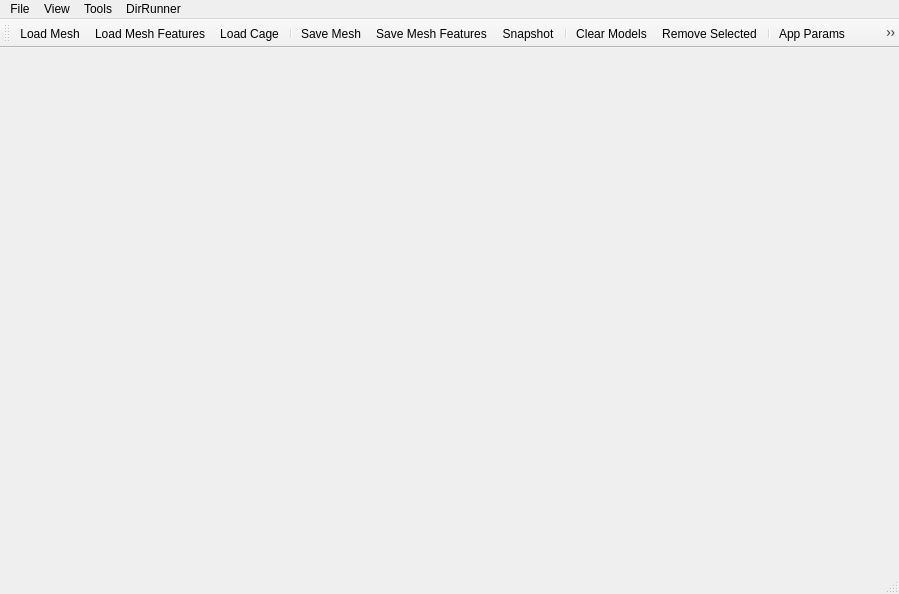
<?xml version="1.0" encoding="UTF-8"?>
<ui version="4.0">
 <class>MainWindowClass</class>
 <widget class="QMainWindow" name="MainWindowClass">
  <property name="geometry">
   <rect>
    <x>0</x>
    <y>0</y>
    <width>899</width>
    <height>594</height>
   </rect>
  </property>
  <property name="windowTitle">
   <string>Mesh Watermarking</string>
  </property>
  <property name="windowIcon">
   <iconset resource="resources.qrc">
    <normaloff>:/images/main.png</normaloff>:/images/main.png</iconset>
  </property>
  <widget class="QWidget" name="centralWidget">
   <layout class="QVBoxLayout">
    <property name="spacing">
     <number>1</number>
    </property>
    <property name="margin">
     <number>1</number>
    </property>
    <item>
     <layout class="QVBoxLayout">
      <property name="spacing">
       <number>1</number>
      </property>
      <property name="margin">
       <number>1</number>
      </property>
      <item>
       <widget class="SdfViewer" name="world" native="true"/>
      </item>
     </layout>
    </item>
   </layout>
  </widget>
  <widget class="QToolBar" name="mainToolBar">
   <property name="windowTitle">
    <string>Tool Box</string>
   </property>
   <attribute name="toolBarArea">
    <enum>TopToolBarArea</enum>
   </attribute>
   <attribute name="toolBarBreak">
    <bool>false</bool>
   </attribute>
   <addaction name="loadMeshAction"/>
   <addaction name="loadMeshFeaturesAction"/>
   <addaction name="loadCageAction"/>
   <addaction name="separator"/>
   <addaction name="saveMeshAction"/>
   <addaction name="saveMeshFeaturesAction"/>
   <addaction name="snapAction"/>
   <addaction name="separator"/>
   <addaction name="clearModelsAction"/>
   <addaction name="removeSelectedModelAction"/>
   <addaction name="separator"/>
   <addaction name="appParametersAction"/>
   <addaction name="renderingParametersAction"/>
   <addaction name="glLightsAction"/>
   <addaction name="separator"/>
   <addaction name="selectObjectAction"/>
   <addaction name="selectFacetAction"/>
   <addaction name="separator"/>
  </widget>
  <widget class="QStatusBar" name="statusBar"/>
  <widget class="QMenuBar" name="menuBar">
   <property name="geometry">
    <rect>
     <x>0</x>
     <y>0</y>
     <width>899</width>
     <height>22</height>
    </rect>
   </property>
   <widget class="QMenu" name="menuFile">
    <property name="title">
     <string>File</string>
    </property>
    <addaction name="loadMeshAction"/>
    <addaction name="loadMeshFeaturesAction"/>
    <addaction name="loadCageAction"/>
    <addaction name="separator"/>
    <addaction name="saveMeshAction"/>
    <addaction name="saveMeshFeaturesAction"/>
    <addaction name="snapAction"/>
    <addaction name="separator"/>
    <addaction name="fileExitAction"/>
   </widget>
   <widget class="QMenu" name="menuTools">
    <property name="title">
     <string>Tools</string>
    </property>
    <widget class="QMenu" name="menuCage_Deformation">
     <property name="title">
      <string>Cage Deformation</string>
     </property>
     <addaction name="generateCageMeshAction"/>
     <addaction name="separator"/>
     <addaction name="mvcAction"/>
     <addaction name="hcAction"/>
     <addaction name="gcAction"/>
    </widget>
    <widget class="QMenu" name="menuCalculate_Volume">
     <property name="title">
      <string>Calculate LSD</string>
     </property>
     <addaction name="calculateLSDVerticesAction"/>
     <addaction name="calculateLSDFacetsAction"/>
     <addaction name="separator"/>
     <addaction name="separator"/>
    </widget>
    <widget class="QMenu" name="menuDraw_Histogram">
     <property name="title">
      <string>Histogram</string>
     </property>
     <addaction name="vertexLSDValueAction"/>
     <addaction name="vertexNLSDValueAction"/>
     <addaction name="facetLSDValueAction"/>
     <addaction name="facetNLSDValueAction"/>
     <addaction name="separator"/>
     <addaction name="vertexLSDBinsAction"/>
     <addaction name="vertexNLSDBinsAction"/>
     <addaction name="facetLSDBinsAction"/>
     <addaction name="facetNLSDBinsAction"/>
     <addaction name="separator"/>
     <addaction name="vertexLSDProbabilityAction"/>
     <addaction name="vertexNLSDProbabilityAction"/>
     <addaction name="facetLSDProbabilityAction"/>
     <addaction name="facetNLSDProbabilityAction"/>
     <addaction name="separator"/>
    </widget>
    <widget class="QMenu" name="menuOthers">
     <property name="title">
      <string>Others</string>
     </property>
     <addaction name="reverseNormalsAction"/>
    </widget>
    <widget class="QMenu" name="menuMetric">
     <property name="title">
      <string>Metric</string>
     </property>
     <addaction name="signalToNoiseRatioAction"/>
     <addaction name="peakSignalToNoiseRatioAction"/>
     <addaction name="maximumRootMeanSquareAction"/>
     <addaction name="hausdorffDistanceAction"/>
    </widget>
    <widget class="QMenu" name="menuWatermark">
     <property name="title">
      <string>Watermark</string>
     </property>
     <addaction name="embedWatermarkLSDAction"/>
     <addaction name="detectWatermarkLSDAction"/>
    </widget>
    <widget class="QMenu" name="menuDeformation">
     <property name="title">
      <string>Deformation</string>
     </property>
     <addaction name="calculateDeformationDistanceAction"/>
    </widget>
    <widget class="QMenu" name="menuAttacks_3">
     <property name="title">
      <string>Attacks</string>
     </property>
     <widget class="QMenu" name="menuFile_Data_Attack">
      <property name="title">
       <string>File Data Attack</string>
      </property>
      <addaction name="reorderingAction"/>
     </widget>
     <widget class="QMenu" name="menuGeometry_Attacks_2">
      <property name="title">
       <string>Geometry Attacks</string>
      </property>
      <addaction name="noiseAction"/>
      <addaction name="quantizationAction"/>
      <addaction name="smoothingAction"/>
      <addaction name="similarityTransformAction"/>
      <addaction name="separator"/>
      <addaction name="translationAction"/>
      <addaction name="rotationAction"/>
      <addaction name="uniformScalingAction"/>
      <addaction name="nonUniformScalingAction"/>
     </widget>
     <widget class="QMenu" name="menuTopology_Attacks_2">
      <property name="title">
       <string>Topology Attacks</string>
      </property>
      <addaction name="simplificationLindstromturkAction"/>
      <addaction name="simplificationMidpointAction"/>
      <addaction name="separator"/>
      <addaction name="subdivisionCatmullClarkAction"/>
      <addaction name="subdivisionDoosabinAction"/>
      <addaction name="subdivisionLoopAction"/>
      <addaction name="subdivisionSqrt3Action"/>
      <addaction name="subdivisionMidpointAction"/>
     </widget>
     <addaction name="allAttacksAction"/>
     <addaction name="separator"/>
     <addaction name="menuFile_Data_Attack"/>
     <addaction name="menuGeometry_Attacks_2"/>
     <addaction name="menuTopology_Attacks_2"/>
    </widget>
    <addaction name="menuCalculate_Volume"/>
    <addaction name="separator"/>
    <addaction name="menuDraw_Histogram"/>
    <addaction name="separator"/>
    <addaction name="menuWatermark"/>
    <addaction name="separator"/>
    <addaction name="menuAttacks_3"/>
    <addaction name="separator"/>
    <addaction name="menuMetric"/>
    <addaction name="separator"/>
    <addaction name="menuDeformation"/>
    <addaction name="separator"/>
    <addaction name="menuCage_Deformation"/>
    <addaction name="separator"/>
    <addaction name="menuOthers"/>
   </widget>
   <widget class="QMenu" name="menuView">
    <property name="title">
     <string>View</string>
    </property>
   </widget>
   <widget class="QMenu" name="menuDirRunner">
    <property name="title">
     <string>DirRunner</string>
    </property>
    <widget class="QMenu" name="menuAttacks_2">
     <property name="title">
      <string>Attacks</string>
     </property>
     <widget class="QMenu" name="menuTopology_Attacks_3">
      <property name="title">
       <string>Topology Attacks</string>
      </property>
      <addaction name="dirRunnerSimplificationLindstromturkAction"/>
      <addaction name="dirRunnerSimplificationMidpointAction"/>
      <addaction name="dirRunnerSubdivisionCatmullClarkAction"/>
      <addaction name="dirRunnerSubdivisionDoosabinAction"/>
      <addaction name="dirRunnerSubdivisionLoopAction"/>
      <addaction name="dirRunnerSubdivisionSqrt3Action"/>
      <addaction name="dirRunnerSubdivisionMidpointAction"/>
     </widget>
     <widget class="QMenu" name="menuGeometry_Attacks_3">
      <property name="title">
       <string>Geometry Attacks</string>
      </property>
      <addaction name="dirRunnerNoiseAction"/>
      <addaction name="dirRunnerQuantizationAction"/>
      <addaction name="dirRunnerSmoothingAction"/>
      <addaction name="dirRunnerSimilarityTransformAction"/>
     </widget>
     <widget class="QMenu" name="menuFile_Data_Attack_2">
      <property name="title">
       <string>File Data Attack</string>
      </property>
      <addaction name="dirRunnerReorderingAction"/>
     </widget>
     <addaction name="dirRunnerAllAttacksAction"/>
     <addaction name="separator"/>
     <addaction name="menuFile_Data_Attack_2"/>
     <addaction name="menuGeometry_Attacks_3"/>
     <addaction name="menuTopology_Attacks_3"/>
    </widget>
    <widget class="QMenu" name="menuCalculate_SDF">
     <property name="title">
      <string>Calculate LSD</string>
     </property>
     <addaction name="dirRunnerCalculateLSDVerticesAction"/>
     <addaction name="dirRunnerCalculateLSDFacetsAction"/>
    </widget>
    <widget class="QMenu" name="menuWatermark_2">
     <property name="title">
      <string>Watermark</string>
     </property>
     <addaction name="dirRunnerDetectWatermarkLSDAction"/>
    </widget>
    <widget class="QMenu" name="menuDeformation_2">
     <property name="title">
      <string>Deformation</string>
     </property>
     <addaction name="dirRunnerCalculateDeformationDistanceAction"/>
     <addaction name="dirRunnerDeformationDegreeAction"/>
    </widget>
    <addaction name="menuCalculate_SDF"/>
    <addaction name="separator"/>
    <addaction name="menuWatermark_2"/>
    <addaction name="separator"/>
    <addaction name="menuAttacks_2"/>
    <addaction name="separator"/>
    <addaction name="menuDeformation_2"/>
   </widget>
   <addaction name="menuFile"/>
   <addaction name="menuView"/>
   <addaction name="menuTools"/>
   <addaction name="menuDirRunner"/>
  </widget>
  <action name="loadMeshAction">
   <property name="icon">
    <iconset resource="resources.qrc">
     <normaloff>:/images/load_mesh.png</normaloff>:/images/load_mesh.png</iconset>
   </property>
   <property name="text">
    <string>Load Mesh</string>
   </property>
  </action>
  <action name="clearModelsAction">
   <property name="icon">
    <iconset resource="resources.qrc">
     <normaloff>:/images/removeall.png</normaloff>:/images/removeall.png</iconset>
   </property>
   <property name="text">
    <string>Clear Models</string>
   </property>
  </action>
  <action name="removeSelectedModelAction">
   <property name="icon">
    <iconset resource="resources.qrc">
     <normaloff>:/images/removeone.png</normaloff>:/images/removeone.png</iconset>
   </property>
   <property name="text">
    <string>Remove Selected</string>
   </property>
  </action>
  <action name="appParametersAction">
   <property name="icon">
    <iconset resource="resources.qrc">
     <normaloff>:/images/app_params.PNG</normaloff>:/images/app_params.PNG</iconset>
   </property>
   <property name="text">
    <string>App Params</string>
   </property>
  </action>
  <action name="loadMeshFeaturesAction">
   <property name="icon">
    <iconset resource="resources.qrc">
     <normaloff>:/images/load_features.png</normaloff>:/images/load_features.png</iconset>
   </property>
   <property name="text">
    <string>Load Mesh Features</string>
   </property>
  </action>
  <action name="saveMeshFeaturesAction">
   <property name="icon">
    <iconset resource="resources.qrc">
     <normaloff>:/images/save_features.png</normaloff>:/images/save_features.png</iconset>
   </property>
   <property name="text">
    <string>Save Mesh Features</string>
   </property>
  </action>
  <action name="calculateLSDFacetsAction">
   <property name="icon">
    <iconset resource="resources.qrc">
     <normaloff>:/images/sdf_facets.PNG</normaloff>:/images/sdf_facets.PNG</iconset>
   </property>
   <property name="text">
    <string>Calculate LSD Facets</string>
   </property>
   <property name="toolTip">
    <string>Calculate LSD Facets</string>
   </property>
  </action>
  <action name="calculateLSDVerticesAction">
   <property name="icon">
    <iconset resource="resources.qrc">
     <normaloff>:/images/sdf_vertices.PNG</normaloff>:/images/sdf_vertices.PNG</iconset>
   </property>
   <property name="text">
    <string>Calculate LSD Vertices</string>
   </property>
   <property name="toolTip">
    <string>Calculate LSD Vertices</string>
   </property>
  </action>
  <action name="reverseNormalsAction">
   <property name="icon">
    <iconset resource="resources.qrc">
     <normaloff>:/images/reverse_normals.PNG</normaloff>:/images/reverse_normals.PNG</iconset>
   </property>
   <property name="text">
    <string>Reverse Normals</string>
   </property>
  </action>
  <action name="renderingParametersAction">
   <property name="icon">
    <iconset resource="resources.qrc">
     <normaloff>:/images/world_params.png</normaloff>:/images/world_params.png</iconset>
   </property>
   <property name="text">
    <string>Rendering Params</string>
   </property>
  </action>
  <action name="fileExitAction">
   <property name="text">
    <string>E&amp;xit</string>
   </property>
  </action>
  <action name="selectFacetAction">
   <property name="checkable">
    <bool>true</bool>
   </property>
   <property name="icon">
    <iconset resource="resources.qrc">
     <normaloff>:/images/select_facet.png</normaloff>:/images/select_facet.png</iconset>
   </property>
   <property name="text">
    <string>Select Facet</string>
   </property>
  </action>
  <action name="glLightsAction">
   <property name="icon">
    <iconset resource="resources.qrc">
     <normaloff>:/images/gllights.png</normaloff>:/images/gllights.png</iconset>
   </property>
   <property name="text">
    <string>Edit Lights</string>
   </property>
  </action>
  <action name="snapAction">
   <property name="icon">
    <iconset resource="resources.qrc">
     <normaloff>:/images/digital_camera_icon.png</normaloff>:/images/digital_camera_icon.png</iconset>
   </property>
   <property name="text">
    <string>Snapshot</string>
   </property>
  </action>
  <action name="selectObjectAction">
   <property name="checkable">
    <bool>true</bool>
   </property>
   <property name="icon">
    <iconset resource="resources.qrc">
     <normaloff>:/images/select_object.PNG</normaloff>:/images/select_object.PNG</iconset>
   </property>
   <property name="text">
    <string>Select Object</string>
   </property>
  </action>
  <action name="facetLSDValueAction">
   <property name="icon">
    <iconset resource="resources.qrc">
     <normaloff>:/images/histogram.png</normaloff>:/images/histogram.png</iconset>
   </property>
   <property name="text">
    <string>Facet LSD Value</string>
   </property>
   <property name="toolTip">
    <string>Facet LSD Value</string>
   </property>
  </action>
  <action name="facetNLSDValueAction">
   <property name="icon">
    <iconset resource="resources.qrc">
     <normaloff>:/images/histogram.png</normaloff>:/images/histogram.png</iconset>
   </property>
   <property name="text">
    <string>Facet NLSD Value</string>
   </property>
   <property name="toolTip">
    <string>Facet NLSD Value</string>
   </property>
  </action>
  <action name="reorderingAction">
   <property name="text">
    <string>Reordering</string>
   </property>
  </action>
  <action name="noiseAction">
   <property name="text">
    <string>Noise</string>
   </property>
  </action>
  <action name="similarityTransformAction">
   <property name="text">
    <string>SimilarityTransform</string>
   </property>
  </action>
  <action name="smoothingAction">
   <property name="text">
    <string>Smoothing</string>
   </property>
  </action>
  <action name="quantizationAction">
   <property name="text">
    <string>Quantization</string>
   </property>
  </action>
  <action name="subdivisionCatmullClarkAction">
   <property name="text">
    <string>Subdivision: Catmull-Clark</string>
   </property>
   <property name="toolTip">
    <string>Subdivision: Catmull-Clark</string>
   </property>
  </action>
  <action name="simplificationMidpointAction">
   <property name="text">
    <string>Simplification: Midpoint</string>
   </property>
  </action>
  <action name="allAttacksAction">
   <property name="text">
    <string>AllAttacks</string>
   </property>
  </action>
  <action name="dirRunnerDeformationDegreeAction">
   <property name="text">
    <string>Deformatoin Degree</string>
   </property>
   <property name="toolTip">
    <string>Deformatoin Degree</string>
   </property>
  </action>
  <action name="translationAction">
   <property name="text">
    <string>Translation</string>
   </property>
  </action>
  <action name="rotationAction">
   <property name="text">
    <string>Rotation</string>
   </property>
  </action>
  <action name="uniformScalingAction">
   <property name="text">
    <string>UniformScaling</string>
   </property>
  </action>
  <action name="nonUniformScalingAction">
   <property name="text">
    <string>Non-UniformScaling</string>
   </property>
  </action>
  <action name="mvcAction">
   <property name="icon">
    <iconset resource="resources.qrc">
     <normaloff>:/images/mvc.png</normaloff>:/images/mvc.png</iconset>
   </property>
   <property name="text">
    <string>Mean Value Coordinates</string>
   </property>
  </action>
  <action name="hcAction">
   <property name="icon">
    <iconset resource="resources.qrc">
     <normaloff>:/images/hc.png</normaloff>:/images/hc.png</iconset>
   </property>
   <property name="text">
    <string>Harmonic Coordinates</string>
   </property>
  </action>
  <action name="gcAction">
   <property name="icon">
    <iconset resource="resources.qrc">
     <normaloff>:/images/gc.png</normaloff>:/images/gc.png</iconset>
   </property>
   <property name="text">
    <string>Green Coordinates</string>
   </property>
  </action>
  <action name="generateCageMeshAction">
   <property name="icon">
    <iconset resource="resources.qrc">
     <normaloff>:/images/generate_cage_mesh.png</normaloff>:/images/generate_cage_mesh.png</iconset>
   </property>
   <property name="text">
    <string>Generate Cage Mesh</string>
   </property>
  </action>
  <action name="loadCageAction">
   <property name="icon">
    <iconset resource="resources.qrc">
     <normaloff>:/images/load_cage.png</normaloff>:/images/load_cage.png</iconset>
   </property>
   <property name="text">
    <string>Load Cage</string>
   </property>
   <property name="toolTip">
    <string>Load Cage</string>
   </property>
  </action>
  <action name="peakSignalToNoiseRatioAction">
   <property name="icon">
    <iconset resource="resources.qrc">
     <normaloff>:/images/measure.png</normaloff>:/images/measure.png</iconset>
   </property>
   <property name="text">
    <string>Peak Signal-to-Noise Ratio (PSNR)</string>
   </property>
   <property name="toolTip">
    <string>Peak Signal-to-Noise Ratio</string>
   </property>
  </action>
  <action name="hausdorffDistanceAction">
   <property name="icon">
    <iconset resource="resources.qrc">
     <normaloff>:/images/measure.png</normaloff>:/images/measure.png</iconset>
   </property>
   <property name="text">
    <string>Hausdorff Distance</string>
   </property>
  </action>
  <action name="meshStructuralDistortionMeasureAction">
   <property name="icon">
    <iconset resource="resources.qrc">
     <normaloff>:/images/measure.png</normaloff>:/images/measure.png</iconset>
   </property>
   <property name="text">
    <string>Mesh Structural Distortion Measure (MSDM)</string>
   </property>
   <property name="toolTip">
    <string>Mesh Structural Distortion Measure (MSDM)</string>
   </property>
  </action>
  <action name="vertexLSDValueAction">
   <property name="icon">
    <iconset resource="resources.qrc">
     <normaloff>:/images/histogram.png</normaloff>:/images/histogram.png</iconset>
   </property>
   <property name="text">
    <string>Vertex LSD Value</string>
   </property>
   <property name="toolTip">
    <string>Vertex LSD Value</string>
   </property>
  </action>
  <action name="vertexNLSDValueAction">
   <property name="icon">
    <iconset resource="resources.qrc">
     <normaloff>:/images/histogram.png</normaloff>:/images/histogram.png</iconset>
   </property>
   <property name="text">
    <string>Vertex NLSD Value</string>
   </property>
   <property name="toolTip">
    <string>Vertex NLSD Value</string>
   </property>
  </action>
  <action name="embedWatermarkLSDAction">
   <property name="icon">
    <iconset resource="resources.qrc">
     <normaloff>:/images/embed_watermark.png</normaloff>:/images/embed_watermark.png</iconset>
   </property>
   <property name="text">
    <string>Embed Watermark</string>
   </property>
   <property name="toolTip">
    <string>Embed Watermark</string>
   </property>
  </action>
  <action name="detectWatermarkLSDAction">
   <property name="icon">
    <iconset resource="resources.qrc">
     <normaloff>:/images/detect_watermark.png</normaloff>:/images/detect_watermark.png</iconset>
   </property>
   <property name="text">
    <string>Detect Watermark</string>
   </property>
   <property name="toolTip">
    <string>Detect Watermark</string>
   </property>
  </action>
  <action name="facetLSDBinsAction">
   <property name="icon">
    <iconset resource="resources.qrc">
     <normaloff>:/images/histogram.png</normaloff>:/images/histogram.png</iconset>
   </property>
   <property name="text">
    <string>Facet LSD Bins</string>
   </property>
   <property name="toolTip">
    <string>Facet LSD Bins</string>
   </property>
  </action>
  <action name="facetNLSDBinsAction">
   <property name="icon">
    <iconset resource="resources.qrc">
     <normaloff>:/images/histogram.png</normaloff>:/images/histogram.png</iconset>
   </property>
   <property name="text">
    <string>Facet NLSD Bins</string>
   </property>
   <property name="toolTip">
    <string>Facet NLSD Bins</string>
   </property>
  </action>
  <action name="vertexLSDBinsAction">
   <property name="icon">
    <iconset resource="resources.qrc">
     <normaloff>:/images/histogram.png</normaloff>:/images/histogram.png</iconset>
   </property>
   <property name="text">
    <string>Vertex LSD Bins</string>
   </property>
   <property name="toolTip">
    <string>Vertex LSD Bins</string>
   </property>
  </action>
  <action name="vertexNLSDBinsAction">
   <property name="icon">
    <iconset resource="resources.qrc">
     <normaloff>:/images/histogram.png</normaloff>:/images/histogram.png</iconset>
   </property>
   <property name="text">
    <string>Vertex NLSD Bins</string>
   </property>
   <property name="toolTip">
    <string>Vertex NLSD Bins</string>
   </property>
  </action>
  <action name="saveMeshAction">
   <property name="icon">
    <iconset resource="resources.qrc">
     <normaloff>:/images/save_mesh.png</normaloff>:/images/save_mesh.png</iconset>
   </property>
   <property name="text">
    <string>Save Mesh</string>
   </property>
  </action>
  <action name="simplificationLindstromturkAction">
   <property name="text">
    <string>Simplification: Lindstromturk</string>
   </property>
  </action>
  <action name="subdivisionDoosabinAction">
   <property name="text">
    <string>Subdivision: Doosabin</string>
   </property>
  </action>
  <action name="subdivisionLoopAction">
   <property name="text">
    <string>Subdivision: Loop</string>
   </property>
  </action>
  <action name="subdivisionSqrt3Action">
   <property name="text">
    <string>Subdivision: Sqrt3</string>
   </property>
  </action>
  <action name="subdivisionMidpointAction">
   <property name="text">
    <string>Subdivision: Midpoint</string>
   </property>
  </action>
  <action name="vertexLSDProbabilityAction">
   <property name="icon">
    <iconset resource="resources.qrc">
     <normaloff>:/images/histogram.png</normaloff>:/images/histogram.png</iconset>
   </property>
   <property name="text">
    <string>Vertex LSD Probability</string>
   </property>
   <property name="toolTip">
    <string>Vertex LSD Probability</string>
   </property>
  </action>
  <action name="vertexNLSDProbabilityAction">
   <property name="icon">
    <iconset resource="resources.qrc">
     <normaloff>:/images/histogram.png</normaloff>:/images/histogram.png</iconset>
   </property>
   <property name="text">
    <string>Vertex NLSD Probability</string>
   </property>
   <property name="toolTip">
    <string>Vertex NLSD Probability</string>
   </property>
  </action>
  <action name="facetLSDProbabilityAction">
   <property name="icon">
    <iconset resource="resources.qrc">
     <normaloff>:/images/histogram.png</normaloff>:/images/histogram.png</iconset>
   </property>
   <property name="text">
    <string>Facet LSD Probability</string>
   </property>
  </action>
  <action name="facetNLSDProbabilityAction">
   <property name="icon">
    <iconset resource="resources.qrc">
     <normaloff>:/images/histogram.png</normaloff>:/images/histogram.png</iconset>
   </property>
   <property name="text">
    <string>Facet NLSD Probability</string>
   </property>
   <property name="toolTip">
    <string>Facet NLSD Probability</string>
   </property>
  </action>
  <action name="signalToNoiseRatioAction">
   <property name="icon">
    <iconset resource="resources.qrc">
     <normaloff>:/images/measure.png</normaloff>:/images/measure.png</iconset>
   </property>
   <property name="text">
    <string>Signal-to-Noise Ratio (SNR)</string>
   </property>
  </action>
  <action name="maximumRootMeanSquareAction">
   <property name="icon">
    <iconset resource="resources.qrc">
     <normaloff>:/images/measure.png</normaloff>:/images/measure.png</iconset>
   </property>
   <property name="text">
    <string>Maximum Root Mean Square Error (MRMS)</string>
   </property>
   <property name="toolTip">
    <string>Maximum Root Mean Square Error (MRMS)</string>
   </property>
  </action>
  <action name="dirRunnerCalculateLSDVerticesAction">
   <property name="icon">
    <iconset resource="resources.qrc">
     <normaloff>:/images/sdf_vertices.PNG</normaloff>:/images/sdf_vertices.PNG</iconset>
   </property>
   <property name="text">
    <string>Calculate LSD Vertices</string>
   </property>
   <property name="toolTip">
    <string>Calculate LSD Vertices</string>
   </property>
  </action>
  <action name="dirRunnerDetectWatermarkLSDAction">
   <property name="icon">
    <iconset resource="resources.qrc">
     <normaloff>:/images/detect_watermark.png</normaloff>:/images/detect_watermark.png</iconset>
   </property>
   <property name="text">
    <string>Detect Watermark</string>
   </property>
   <property name="toolTip">
    <string>Detect Watermark</string>
   </property>
  </action>
  <action name="dirRunnerAllAttacksAction">
   <property name="text">
    <string>All Attacks</string>
   </property>
  </action>
  <action name="dirRunnerSimplificationLindstromturkAction">
   <property name="text">
    <string>Simplification: Lindstromturk</string>
   </property>
  </action>
  <action name="dirRunnerSimplificationMidpointAction">
   <property name="text">
    <string>Simplification: Midpoint</string>
   </property>
  </action>
  <action name="dirRunnerSubdivisionCatmullClarkAction">
   <property name="text">
    <string>Subdivision: Catmull-Clark</string>
   </property>
  </action>
  <action name="dirRunnerSubdivisionDoosabinAction">
   <property name="text">
    <string>Subdivision: Doosabin</string>
   </property>
  </action>
  <action name="dirRunnerSubdivisionLoopAction">
   <property name="text">
    <string>Subdivision: Loop</string>
   </property>
  </action>
  <action name="dirRunnerSubdivisionSqrt3Action">
   <property name="text">
    <string>Subdivision: Sqrt3</string>
   </property>
  </action>
  <action name="dirRunnerSubdivisionMidpointAction">
   <property name="text">
    <string>Subdivision: Midpoint</string>
   </property>
  </action>
  <action name="dirRunnerReorderingAction">
   <property name="text">
    <string>Reordering</string>
   </property>
  </action>
  <action name="dirRunnerNoiseAction">
   <property name="text">
    <string>Noise</string>
   </property>
  </action>
  <action name="dirRunnerQuantizationAction">
   <property name="text">
    <string>Quantization</string>
   </property>
  </action>
  <action name="dirRunnerSmoothingAction">
   <property name="text">
    <string>Smoothing</string>
   </property>
  </action>
  <action name="dirRunnerSimilarityTransformAction">
   <property name="text">
    <string>SimilarityTransform</string>
   </property>
  </action>
  <action name="dirRunnerCalculateLSDFacetsAction">
   <property name="icon">
    <iconset resource="resources.qrc">
     <normaloff>:/images/sdf_facets.PNG</normaloff>:/images/sdf_facets.PNG</iconset>
   </property>
   <property name="text">
    <string>Calculate LSD Facets</string>
   </property>
   <property name="toolTip">
    <string>Calculate LSD Facets</string>
   </property>
  </action>
  <action name="calculateDeformationDistanceAction">
   <property name="text">
    <string>Calculate Deformation Distance</string>
   </property>
  </action>
  <action name="dirRunnerCalculateDeformationDistanceAction">
   <property name="text">
    <string>Calculate Deformation Distance</string>
   </property>
  </action>
 </widget>
 <layoutdefault spacing="6" margin="11"/>
 <customwidgets>
  <customwidget>
   <class>SdfViewer</class>
   <extends>QWidget</extends>
   <header>SdfViewer.h</header>
  </customwidget>
 </customwidgets>
 <resources>
  <include location="resources.qrc"/>
 </resources>
 <connections/>
</ui>
